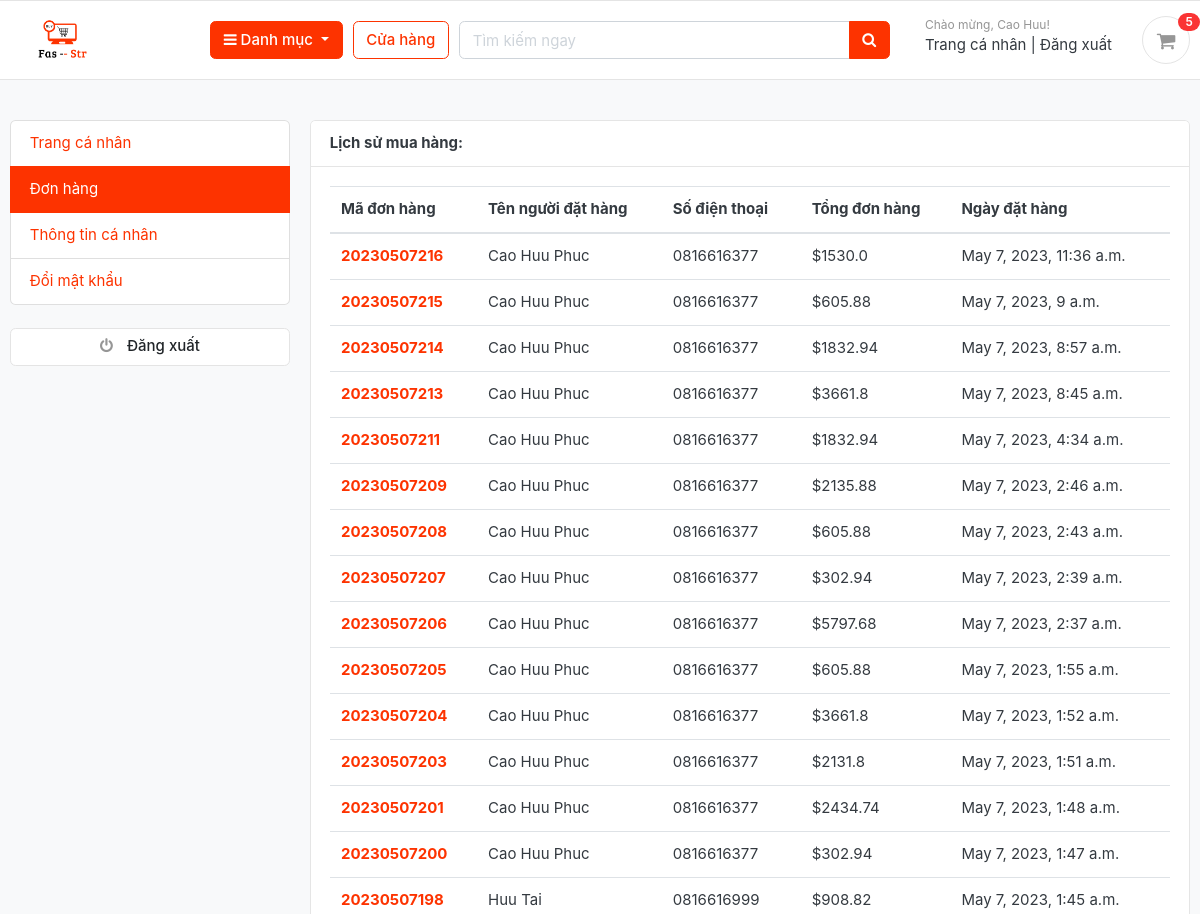
Page /accounts/my_orders/ (signed in, upper part) on the earlier database version.
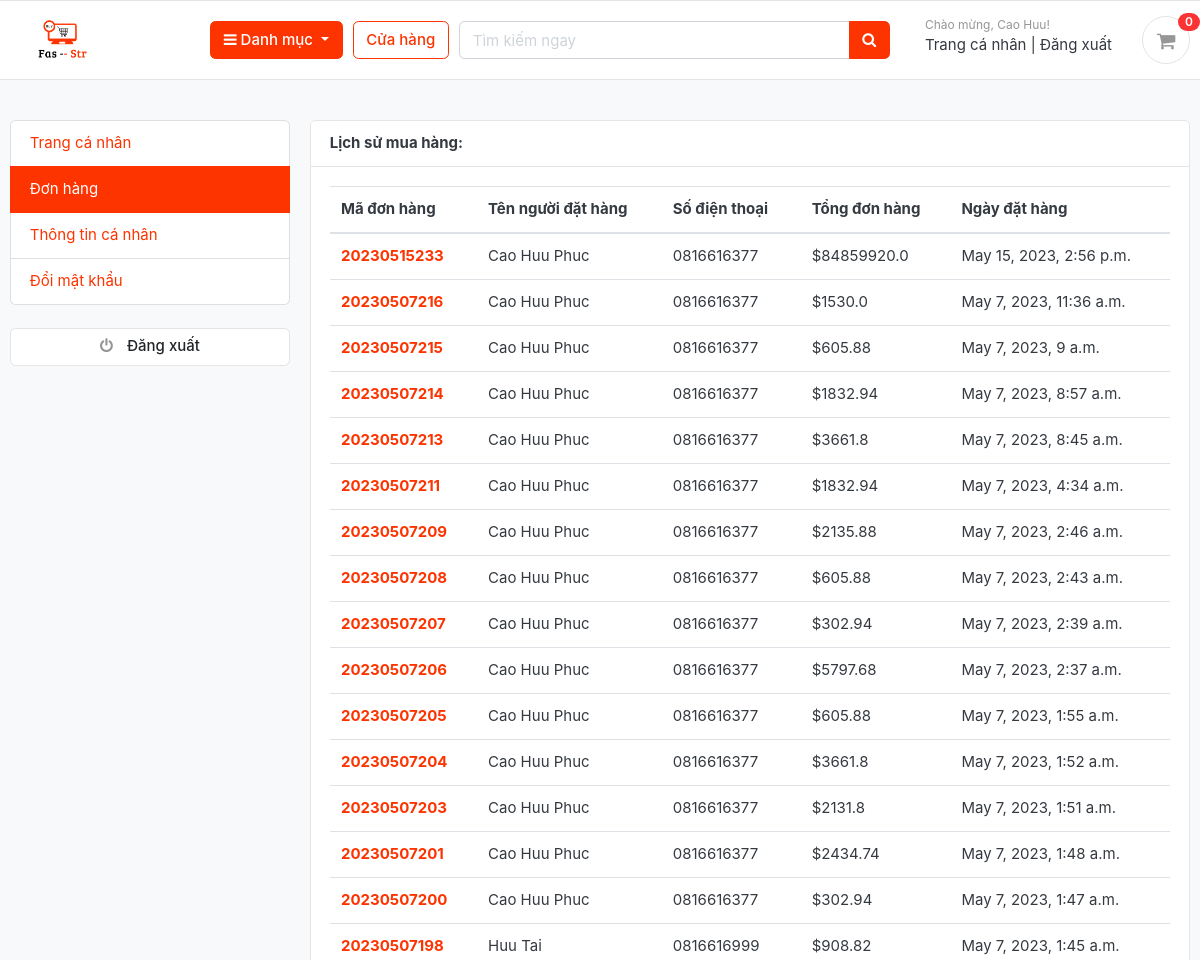
Same page on the later database version.
### orders/models.py (models this page shows, shortened)
class Order(models.Model):
    STATUS = {
        ('New', 'New'),
        ('Accepted', 'Accepted'),
        ('Completed', 'Completed'),
        ('Cancelled', 'Cancelled'),
    }
    user  = models.ForeignKey(Account, on_delete=models.SET_NULL, null=True)
    payment  = models.ForeignKey(Payment, on_delete=models.SET_NULL, null=True, blank=True)
    order_number = models.CharField(max_length=20)
    first_name = models.CharField(max_length=50)
    last_name = models.CharField(max_length=50)
    phone = models.CharField(max_length=15)
    email = models.EmailField(max_length=50)
    address_line_1 = models.CharField(max_length=50)
    address_line_2 = models.CharField(max_length=50, blank=True)
    country = models.CharField(max_length=50)
    state = models.CharField(max_length=50)
    city = models.CharField(max_length=50)
    order_note = models.CharField(max_length=100, blank=True)
    order_total = models.FloatField()
    tax = models.FloatField()
    status = models.CharField(max_length=10, choices=STATUS, default='New')
    ip = models.CharField(max_length=20, blank=True)
    is_ordered = models.BooleanField(default=False)
    created_at = models.DateTimeField(auto_now_add=True)
    updated_at = models.DateTimeField(auto_now=True)
    def full_name(self):
        return f'{self.first_name} {self.last_name}'

### accounts/views.py (the view)
# urls.py: path('my_orders/', views.my_orders, name='my_orders'),
@login_required(login_url='login')
def my_orders(request):
    orders = Order.objects.filter(user=request.user, is_ordered=True).order_by('-created_at')
    context = {
        'orders': orders,
    }
    return render(request, 'accounts/my_orders.html', context)

### carts/context_processors.py (called while the page is built)
def counter(request):
    cart_count = 0
    if 'admin' in request.path:
        return {}
    else:
        try:
            cart = Cart.objects.filter(cart_id=_cart_id(request))
            if request.user.is_authenticated:
                cart_items = CartItem.objects.all().filter(user=request.user)
            else:
                cart_items = CartItem.objects.all().filter(cart=cart[:1])
            for cart_item in cart_items:
                cart_count += cart_item.quantity
        except Cart.DoesNotExist:
            cart_count = 0
    return dict(cart_count=cart_count)

### carts/views.py (called while the page is built)
def _cart_id(request):
    cart = request.session.session_key
    if not cart:
        cart = request.session.create()
    return cart

### category/context_processors.py (called while the page is built)
def menu_links(request):
    links=Category.objects.all()
    print(links)
    return dict(links=links)

### category/models.py (called while the page is built)
    def get_url(self):
        return reverse('products_by_category',args=[self.slug])

    def __str__(self):
        return self.category_name

### templates/accounts/my_orders.html (shortened to what this page needs)
{% extends 'base.html' %}
{% block content%}
<section class="section-conten padding-y bg">
    <div class="container">
        <div class="row">
        {% include 'includes/dashboard_sidebar.html'%}
        <main class="col-md-9">
            <article class="card">
            <header class="card-header">
                <strong class="d-inline-block mr-3">Lịch sử mua hàng:</strong>
            </header>
            <div class="card-body">
                <div class="row">
                   <div class="col-md-12">
                    <table class="table table-hover">
                        <thead>
                          <tr>
                            <th scope="col">Mã đơn hàng</th>
                            <th scope="col">Tên người đặt hàng</th>
                            <th scope="col">Số điện thoại</th>
                            <th scope="col">Tổng đơn hàng</th>
                                  <th scope="col">Ngày đặt hàng</th>
                          </tr>
                        </thead>
                        <tbody>
                              {% for order in orders %}
                          <tr>
                            <th scope="row"><a href="{% url 'order_detail' order.order_number %}">{{order.order_number}}</a></th>
                            <td>{{order.full_name}}</td>
                            <td>{{order.phone}}</td>
                            <td>${{order.order_total}}</td>
                                  <td>{{order.created_at}}</td>
                          </tr>
                      {% endfor %}
                        </tbody>
                      </table>
                    </div>
                </div>
                </div>
            </div>
    </div>
    </section>
{% endblock %}

### templates/includes/navbar.html (shortened to what this page needs)
{% load static %}
<header class="section-header">
    <section class="header-main border-bottom">
        <div class="container">
            <div class="row align-items-center">
                <div class="col-lg-2 col-md-3 col-6 logo-container">
                    <a href="{% url 'home' %}" class="brand-wrap">
                        <img
                            class="logo"
                            src="{% static './images/logo-full.png' %}"
                        />
                    </a>
                </div>
                <div class="col-lg col-sm col-md col-6 flex-grow-0">
                    <div
                        class="category-wrap dropdown d-inline-block float-right"
                    >
                        <button
                            type="button"
                            class="btn btn-primary dropdown-toggle"
                            data-toggle="dropdown"
                        >
                            <i class="fa fa-bars"></i> Danh mục
                        </button>
                    </div>
                </div>
                <a href="{% url 'store' %}" class="btn btn-outline-primary"
                    >Cửa hàng</a
                >
                <div class="col-lg col-md-6 col-sm-12 col">
                    <form
                        action="{% url 'search' %}"
                        class="search"
                        method="GET"
                    >
                        <div class="input-group w-100">
                            <input
                                type="text"
                                class="form-control"
                                style="width: 60%"
                                placeholder="Tìm kiếm ngay"
                                name="keyword"
                            />
                            <div class="input-group-append">
                                <button class="btn btn-primary" type="submit">
                                    <i class="fa fa-search"></i>
                                </button>
                            </div>
                        </div>
                    </form>
                </div>
                <div class="col-lg-3 col-sm-6 col-8 order-2 order-lg-3">
                    <div class="d-flex justify-content-end mb-3 mb-lg-0">
                        {% if user.id is not None %}
                        <div class="widget-header">
                            <small class="title text-muted"
                                >Chào mừng, {{user.first_name}}!
                            </small>
                            <div>
                                <a href="{% url 'dashboard' %}">Trang cá nhân</a>
                                <span class="dark-transp"> | </span>
                                <a href="{% url 'logout' %}"> Đăng xuất</a>
                            </div>
                        </div>
                        {% endif %}
                        <a
                            href="{% url 'cart' %}"
                            class="widget-header pl-3 ml-3"
                        >
                            <div class="icon icon-sm rounded-circle border">
                                <i class="fa fa-shopping-cart"></i>
                            </div>
                            <span class="badge badge-pill badge-danger notify"
                                >{{ cart_count }}</span
                            >
                        </a>
                    </div>
                </div>
            </div>
        </div>
    </section>
</header>

Differences in the rows shown:
added Order: order_number "20230515233", full_name "Cao Huu Phuc", phone "0816616377", order_total "84859920.0", created_at "May 15, 2023, 2:56 p.m."
Other differences:
{{ cart_count }}: "5" → "0"
